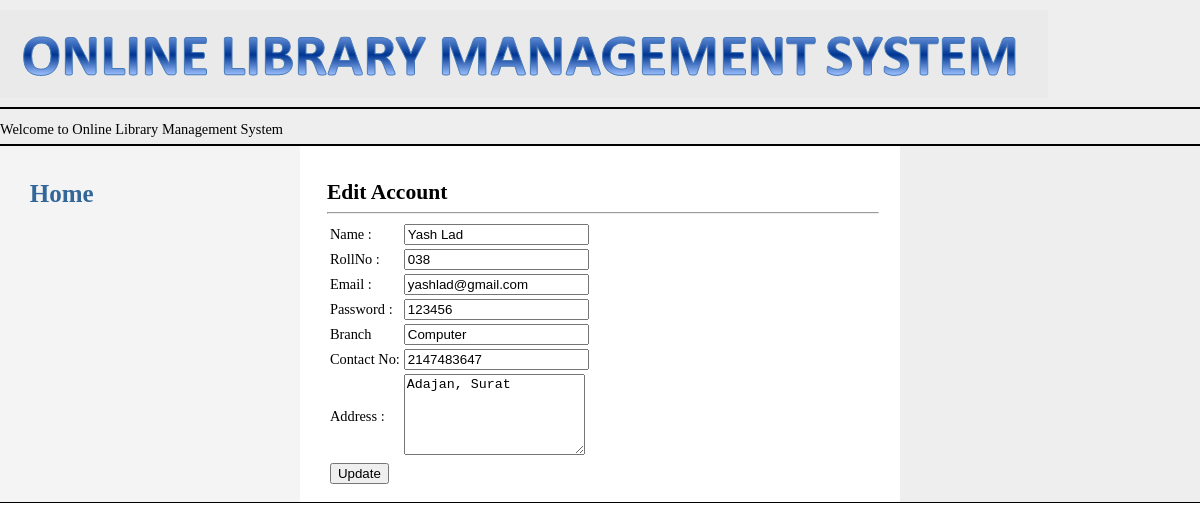
The app's page /ADmember_edit.php?mid=038 with its own data.
### tables this page shows
CREATE TABLE `member` (
  `Name` varchar(30) NOT NULL,
  `Mid` varchar(10) NOT NULL,
  `Email` varchar(50) NOT NULL,
  `Password` varchar(20) NOT NULL,
  `Branch` varchar(10) NOT NULL,
  `Year` varchar(4) NOT NULL,
  `ContactNo` int(10) NOT NULL,
  `Address` varchar(70) NOT NULL,
  `Book1` varchar(50) NOT NULL,
  `Book2` varchar(50) NOT NULL,
  `days` int(10) NOT NULL
);

### ADmember_edit.php (the view, shortened to what this page needs)
<!DOCTYPE html PUBLIC "-//W3C//DTD XHTML 1.0 Strict//EN" "http://www.w3.org/TR/xhtml1/DTD/xhtml1-strict.dtd">
<html>
<head>
	<link rel="stylesheet" type="text/css" href="screen.css" media="screen" />
</head>
<body>
<div id="header">
	<img src="logo.png" name="logo" />
	<p id="layoutdims"><marquee>Welcome to Online Library Management System</marquee></p>
</div>
<div class="colmask threecol">
	<div class="colmid">
		<div class="colleft">
			<div class="col1">
				<br>
				<?php
 include 'conn.php';
 $data = $mysqli->query("SELECT * FROM member WHERE Mid='$_GET[mid]'");
 $r=$data->fetch_array();
 echo "<h2>Edit Account</h2><hr>
 <form method='POST' action='ADupdate_member.php'>
 <table border='0'>
 <tr> <td>Name : </td>
 <td><input type='text' name='Name' value='$r[Name]'></td> </tr>
 <tr> <td>RollNo : </td>
 <td><input type='text' name='mid' value='$r[Mid]'></td> </tr>
 <tr> <td>Email : </td> <td><input type='text' name='Email' value='$r[Email]'></td>
 </tr>
 <tr> <td>Password :</td> <td><input type='text' name='Password' value='$r[Password]'></td> </tr>
 <tr> <td>Branch</td> <td><input type='text' name='Branch' value='$r[Branch]'></td> </tr>
 <tr> <td>Contact No:</td> <td><input type='text' name='ContactNo' value='$r[ContactNo]'></td> </tr>
 <tr> <td>Address :</td> <td><textarea name='Address' class='25' rows='5'>$r[Address]</textarea></td> </tr>
 <tr> <td><input type='submit' value='Update'></td>
 </tr>
 </table>
 </form>";
 ?>
			</div>
			<div class="col2">
					<br><br>
					<a href="admin.php" style="font-size:25px; background-color:transparent;text-decoration:none; color:#369; "><b>Home</b></a><br><br>
			</div>
			<div class="col3">
			</div>
		</div>
	</div>
</div>
<div id="footer">
</div>
</body>
</html>

### screen.css (style rules this page uses)
body { margin:0; padding:0; border:0; width:100%; background:#fff; font-size:90%; }
a { color:#369; }
h1, h2, h3 { margin:.8em 0 .2em 0; padding:0; }
p { margin:.4em 0 .8em 0; padding:0; }
img { margin:10px 0 5px; }
#header { clear:both; float:center; width:100%; background:#eee; }
#header img { align: center; }
#header { border-bottom:2px solid #000; }
#header p, #header h1, #header h2 { padding:.4em 15px 0 15px; margin:0; }
#layoutdims { clear:both; background:#eee; border-top:2px solid #000; margin:0; padding:6px 15px !important; text-align:right; }
.colmask { position:relative; clear:both; float:left; width:100%; overflow:hidden; }
.colright, .colmid, .colleft { float:left; width:100%; position:relative; }
.col1, .col2, .col3 { float:left; position:relative; padding:0 0 1em 0.2em; overflow:hidden; }
.threecol { background:#eee; }
.threecol .colmid { right:25%; background:#fff; }
.threecol .colleft { right:50%; background:#f4f4f4; }
.threecol .col1 { width:46%; left:102%; }
.threecol .col2 { width:21%; left:31%; }
.threecol .col3 { width:21%; left:85%; }
#footer { clear:both; float:left; width:100%; border-top:1px solid #000; background:#eee; }

### records on screen
member: Name "Yash Lad", mid "038", Email "yashlad@gmail.com", Password "123456", Branch "Computer", ContactNo "2147483647", Address "Adajan, Surat"
